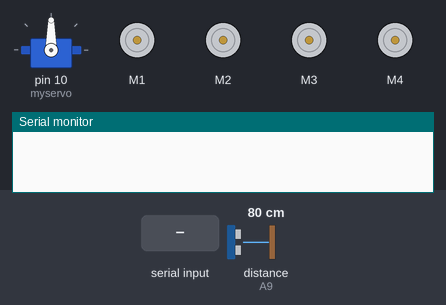
Bench run of a sketch on a simulated Arduino Mega 2560, built with avr-gcc and run on an emulated ATmega2560. Shown: servo, 4 × DC motor (green arrow = forward, orange = backward, longer = faster), the last lines printed to the serial monitor. The test bench sets the inputs (shaded band); at power-on: distance to the obstacle (sensor on A9) 80 cm. The echo pulse lasts 58.3 µs per cm.

Above: at 1.2 s.
1.3 s: "turn left" received over Serial
At 3.8 s:
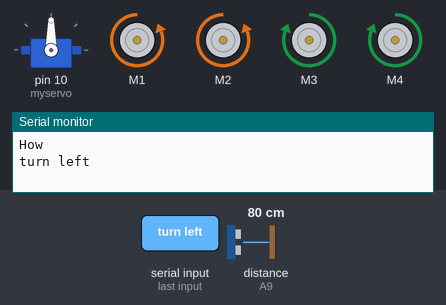
4.3 s: "left" received over Serial
At 5.7 s:
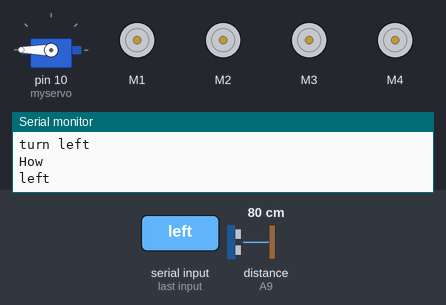
7.3 s: "turn right" received over Serial
At 9.8 s:
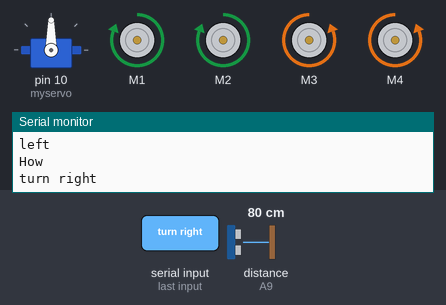
10.3 s: "move forward" received over Serial
At 11.9 s:
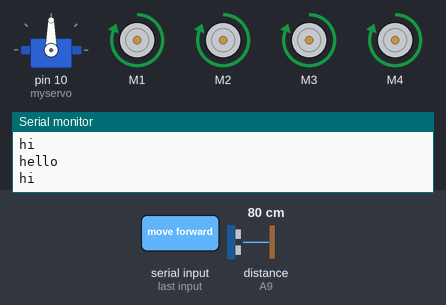
12.8 s: distance to the obstacle (sensor on A9) set to 250 cm
15.8 s: distance to the obstacle (sensor on A9) set to 11 cm
18.8 s: distance to the obstacle (sensor on A9) set to 8 cm
At 19.7 s:
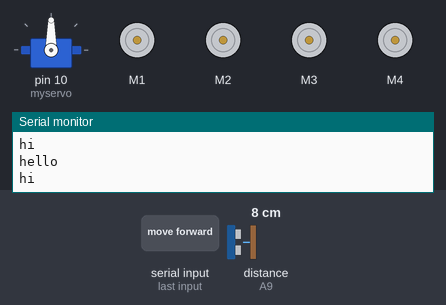
Timing chart, 0 to 21.3 s (numbered marks = the images above; inputs shaded):
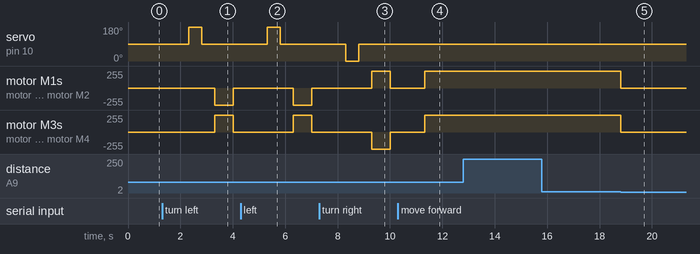

Measured:
- the behaviour switches between 10 and 9 cm on distance to the obstacle (sensor on A9) (found by bisection; images 4 and 5)
- after the input at 1.3 s, servo on pin 10 (myservo): 90° → 180° after 1.0 s, → 90° 0.50 s later; motor M1, motor M2: stopped → backward 255/255 after 2.0 s, → stopped 0.70 s later; motor M3, motor M4: stopped → forward 255/255 after 2.0 s, → stopped 0.70 s later
- after the input at 4.3 s, servo on pin 10 (myservo): 90° → 180° after 1.0 s, → 90° 0.50 s later; motor M1, motor M2: stopped → backward 255/255 after 2.0 s, → stopped 0.70 s later; motor M3, motor M4: stopped → forward 255/255 after 2.0 s, → stopped 0.70 s later
- after the input at 7.3 s, servo on pin 10 (myservo): 90° → 0° after 1.0 s, → 90° 0.50 s later; motor M1, motor M2: stopped → forward 255/255 after 2.0 s, → stopped 0.70 s later; motor M3, motor M4: stopped → backward 255/255 after 2.0 s, → stopped 0.70 s later
- after the input at 10.3 s, motor M1–4: stopped → forward 255/255 after 1.0 s
- after the input at 18.8 s, motor M1–4: forward 255/255 → stopped at once

The sketch:

obstacle_avoidance_voice_control_robot.ino
```cpp
// Arduino Obstacle Avoidance + Voice Control Robot

#include <AFMotor.h>
#include <NewPing.h>
#include<Servo.h>
#define TRIGGER_PIN A8
#define ECHO_PIN A9
#define MAX_DISTANCE 300
#define IR A5

AF_DCMotor motor1(1, MOTOR12_1KHZ);
AF_DCMotor motor2(2, MOTOR12_1KHZ);
AF_DCMotor motor3(3, MOTOR34_1KHZ);
AF_DCMotor motor4(4, MOTOR34_1KHZ);


NewPing sonar(TRIGGER_PIN, ECHO_PIN, MAX_DISTANCE);

Servo myservo;

String voice;

void setup() {
Serial.begin(9600);
myservo.attach(10);
myservo.write(90);
pinMode(IR, INPUT);

}

void loop() {
  int distance = sonar.ping_cm();
  //int IR1 = digitalRead(IR);
  //Serial.println(IR1);

if(Serial.available()>0) {
  Serial.println("How");
  voice="";
  delay(2);
  voice = Serial.readString();
  delay(2);
  Serial.println(voice);


if (voice == "turn left") {
  left();
}else if (voice == "left") {
  left();
}else if(voice == "turn right") {
  right();
}else if(voice == "right") {
  right();
}

}
while(voice == "move forward") {
  forward();
  Serial.println("hi");
}
while(voice == "move backward") {
  backward();
}
}

void forward() {
  int distance = sonar.ping_cm();
  Serial.println("hello");
 if(distance < 10){
  Stop();
  voice="";
 }else {
  motor1.setSpeed(255);
  motor1.run(FORWARD);
  motor2.setSpeed(255);
  motor2.run(FORWARD);
  motor3.setSpeed(255);
  motor3.run(FORWARD);
  motor4.setSpeed(255);
  motor4.run(FORWARD);
}
}
void backward() {
  int IR_Sensor = digitalRead(IR);
  if(IR_Sensor == 0) {
    Stop();
    voice="";
  }else {
  motor1.setSpeed(255);
  motor1.run(BACKWARD);
  motor2.setSpeed(255);
  motor2.run(BACKWARD);
  motor3.setSpeed(255);
  motor3.run(BACKWARD);
  motor4.setSpeed(255);
  motor4.run(BACKWARD);

}
}
void left() {
  myservo.write(180);
  delay(500);
  myservo.write(90);
  delay(500);
  motor1.run(BACKWARD);
  motor1.setSpeed(255);
  motor2.run(BACKWARD);
  motor2.setSpeed(255);
  motor3.run(FORWARD);
  motor3.setSpeed(255);
  motor4.run(FORWARD);
  motor4.setSpeed(255);
  delay(700);
  motor1.run(RELEASE);
  motor2.run(RELEASE);
  motor3.run(RELEASE);
  motor4.run(RELEASE);
}

void right() {
  myservo.write(0);
  delay(500);
  myservo.write(90);
  delay(500);
  motor1.run(FORWARD);
  motor1.setSpeed(255);
  motor2.run(FORWARD);
  motor2.setSpeed(255);
  motor3.run(BACKWARD);
  motor3.setSpeed(255);
  motor4.run(BACKWARD);
  motor4.setSpeed(255);
  delay(700);
  motor1.run(RELEASE);
  motor2.run(RELEASE);
  motor3.run(RELEASE);
  motor4.run(RELEASE);
}

void Stop() {
  motor1.run(RELEASE);
  motor2.run(RELEASE);
  motor3.run(RELEASE);
  motor4.run(RELEASE);
}
```
